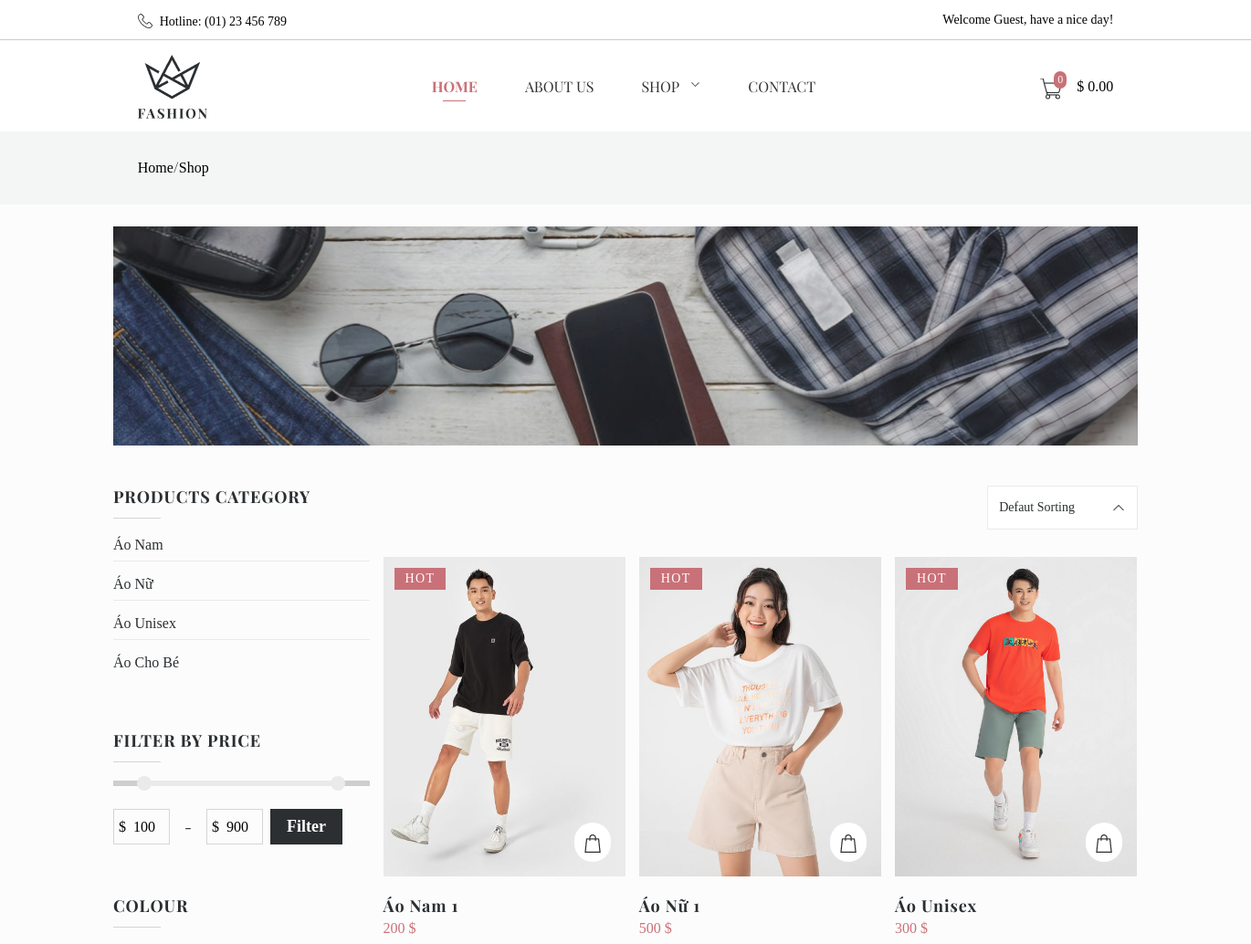
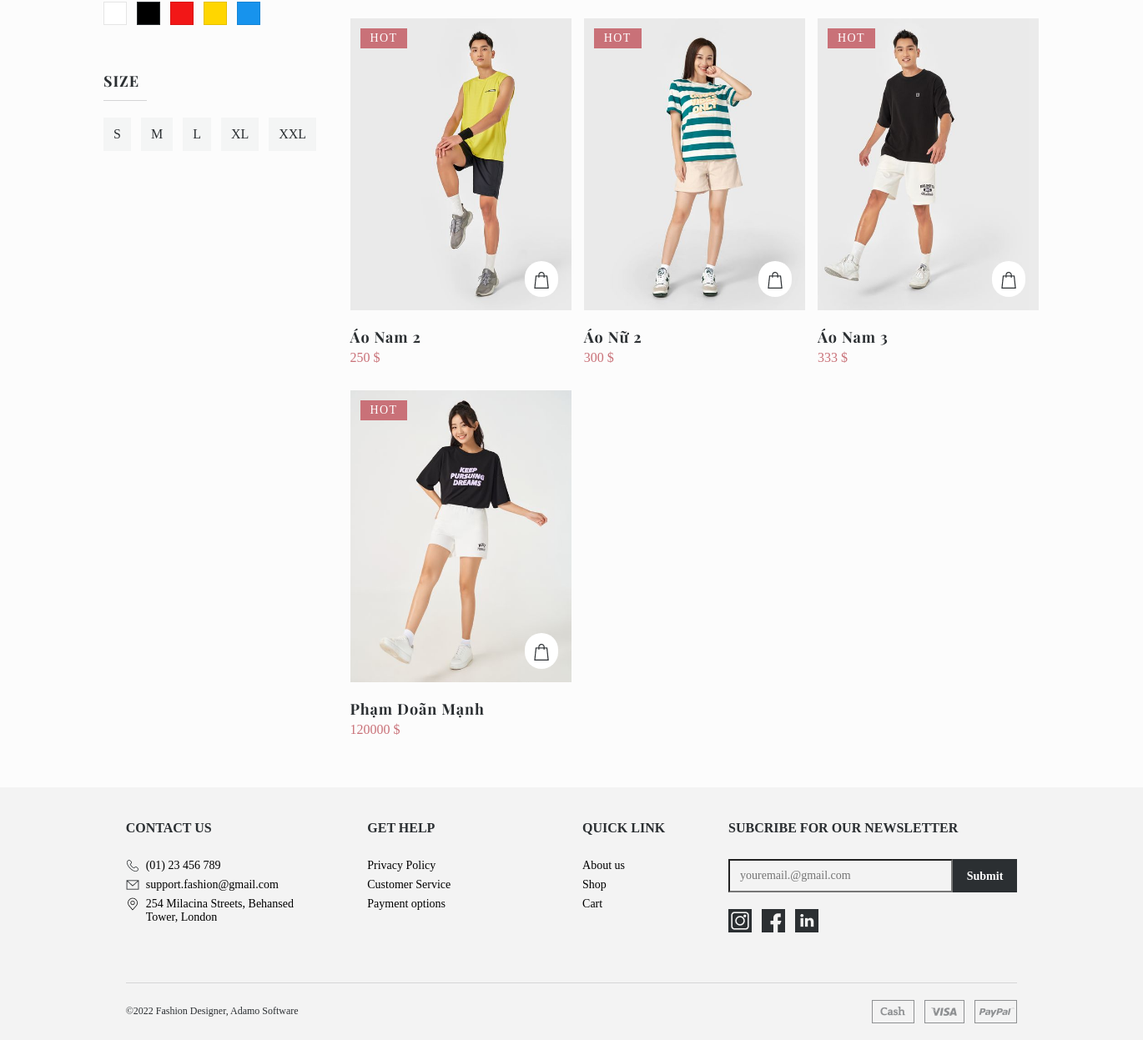
/view/list_products.php, run on the app's committed database (2 pictures, top to bottom).
### tables this page shows
CREATE TABLE `categories` (
  `id` int(11) NOT NULL,
  `name` varchar(255) NOT NULL
);

CREATE TABLE `products` (
  `id` int(11) NOT NULL,
  `name` varchar(255) NOT NULL,
  `price` int(11) NOT NULL,
  `color_id` varchar(255) NOT NULL,
  `size_id` varchar(255) NOT NULL,
  `category_id` varchar(255) NOT NULL,
  `img` varchar(255) NOT NULL,
  `description` text NOT NULL
);

### Controller/HomeController.php (called while the page is built, shortened)
<?php
include_once('../Model/Product.php');
class HomeController
{
    public function getAllProduct()
    {
        $product = new Product();
        $result = $product->getAll('');
        return $result;
    }
    public function getAllCate()
    {
        $product = new Product();
        $result = $product->getCategories();
        return $result;
    }
}

### Model/Product.php (called while the page is built, shortened)
<?php
class Product extends Database
{
    public function getAll($name)
    {
        $condion = '';
        $sql = "SELECT p.*,c.name as c_name FROM products p inner join categories c on p.category_id = c.id $condion";
        $result = mysqli_query(parent::$conn, $sql);
        return $result;
    }
    public function getCategories()
    {
        $sql = "SELECT * FROM categories";
        $result = mysqli_query(parent::$conn, $sql);
        return $result;
    }
}

### view/list_products.php (the view, shortened to what this page needs)
<?php
include('include/header.php');
include_once('../Controller/HomeController.php');
$product = new HomeController();
$products = $product->getAllProduct();
$categories = $product->getAllCate();
?>
<div class="main">
    <div class="main_title">
        <div class="main_link_title">
            <a href="#">Home</a>/<a href="#">Shop</a>
        </div>
    </div>
    <div class="main_container">
        <div class="container_box1">
            <img src="../public/images/list_banner.png" alt="">
        </div>
        <div class="container_box2">
            <div class="c_b2_find">
                <div class="b2_find_b1">
                    <div class="c2_find_title">
                        PRODUCTS CATEGORY
                    </div>
                    <div class="c2_find_content">
                        <?php if (mysqli_num_rows($categories) > 0) {
                            while ($category = mysqli_fetch_array($categories)) {
                        ?>
                        <div class="c2_find_b1_item search" value="<?= $category['id'] ?>">
                            <?= $category['name'] ?>
                        </div>
                        <?php
                            }
                        } ?>
                    </div>
                </div>
                <div class=" b2_find_b2">
                    <div class="c2_find_title">
                        FILTER BY PRICE
                    </div>
                    <div class="c2_find_content">
                        <div class="slider">
                            <div class="progress">
                            </div>
                        </div>
                        <div class="find_price">
                            <div class="pricer_input">
                                <p>$</p><input type="number" class="ip_min" value="100">
                            </div>
                            <div class="separator">-</div>
                            <div class="pricer_input">
                                <p>$</p><input type="number" class="ip_max" value="900">
                            </div>
                            <div class="filter_price search" value="0">
                                Filter
                            </div>
                        </div>
                    </div>
                </div>
                <div class="b2_find_b3">
                    <div class="c2_find_title">
                        COLOUR
                    </div>
                    <div class="c2_find_content">
                        <div class="b3_box_color">
                            <button class="b3_item_color item_color_white search" value="1">
                            </button>
                            <button class="b3_item_color item_color_black search" value="2">
                            </button>
                            <button class="b3_item_color item_color_red search" value="3">
                            </button>
                            <button class="b3_item_color item_color_yellow search" value="4">
                            </button>
                            <button class="b3_item_color item_color_blue search" value="5">
                            </button>
                        </div>
                    </div>
                </div>
                <div class="b2_find_b4">
                    <div class="c2_find_title">
                        SIZE
                    </div>
                    <div class="c2_find_content">
                        <div class="b4_box_size">
                            <button class="b3_item_size search" value="1">
                                S
                            </button>
                            <button class="b3_item_size search" value="2">
                                M
                            </button>
                            <button class="b3_item_size search" value="3">
                                l
                            </button>
                            <button class="b3_item_size search" value="4">
                                xl
                            </button>
                            <button class="b3_item_size search" value="5">
                                xxl
                            </button>
                        </div>
                    </div>
                </div>
            </div>
            <div class="c_b2_list">
                <div class="b2_list_sort">
                    <div class="list_sort_check">
                        <p class="list_sort_check_tittle">Defaut Sorting</p>
                        <img src="../public/images/arrow_sort.png">
                    </div>
                </div>
                <div class="b2_list_products">
                    <?php if (mysqli_num_rows($products) > 0) {
                        while ($product = mysqli_fetch_array($products)) {
                    ?>
                    <div class="m_box2_item">
                        <div class="m_b2_it_img">
                            <a href="/web_demo/view/detail_product.php?id=<?= $product['id'] ?>">
                                <img src="../<?= $product['img'] ?>">
                            </a>
                            <div class="m_b2_it_type">HOT</div>
                            <div class="m_b2_it_car">
                                <img src="../public/images/cart_item.png">
                            </div>
                        </div>
                        <a href="/web_demo/view/detail_product.php?id=<?= $product['id'] ?>">
                            <div class="m_b2_it_title"><?= $product['name'] ?></div>
                        </a>
                        <div class="m_b2_it_price"><?= $product['price'] ?> $</div>
                    </div>
                    <?php
                        }
                    } ?>
                </div>
            </div>
        </div>
    </div>
</div>
<?php
include('include/footer.php');
?>

### data on the page
categories: $category['id'] 1 (drawn), name "Áo Nam"
categories: $category['id'] 2 (drawn), name "Áo Nữ"
categories: $category['id'] 3 (drawn), name "Áo Unisex"
categories: $category['id'] 4 (drawn), name "Áo Cho Bé"
products: img (picture), name "Áo Nam 1", price "200"
products: img (picture), name "Áo Nữ 1", price "500"
products: img (picture), name "Áo Unisex", price "300"
products: img (picture), name "Áo Nam 2", price "250"
products: img (picture), name "Áo Nữ 2", price "300"
products: img (picture), name "Áo Nam 3", price "333"
products: img (picture), name "Phạm Doãn Mạnh", price "120000"
